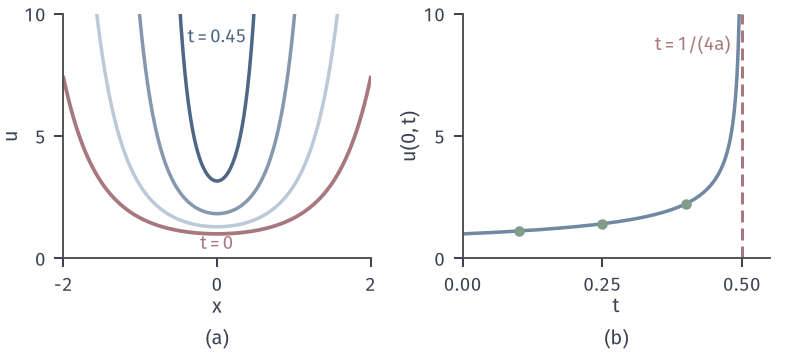

Source code (Python):
from pathlib import Path
import sys
HERE = Path(__file__).resolve().parent
sys.path.insert(0, str(HERE.parent/"heat-common"))
from heat_fig import *
# u0=exp(a x^2), a=1/2: the convolution solution blows up at t=1/(4a)=1/2.
fig, axes = figure(width_mm=112, height_mm=50, ncols=2)
panel(fig, left=.08, wspace=.3, bottom=.27)
a = .5; xx = np.linspace(-2, 2, 500)
U = lambda x, t: (1-4*a*t)**-.5*np.exp(a*x**2/(1-4*a*t))
ax = axes[0]; cc = shades(3)
ax.plot(xx, U(xx, 0), color=RED, lw=1.5)
for t, c in zip((.2, .35, .45), cc): ax.plot(xx, U(xx, t), color=c, lw=1.4)
lab(ax, 0, .35, '$t=0$', RED, ha='center'); lab(ax, 0, 8.8, '$t=0.45$', cc[2], ha='center')
ax.set_xlim(-2, 2); ax.set_ylim(0, 10); ax.set_xticks([-2, 0, 2]); ax.set_yticks([0, 5, 10]); axlab(ax, yl='$u$')
ax = axes[1]; T = np.linspace(0, .4985, 400)
ax.plot(T, (1-4*a*T)**-.5, color=BLUE, lw=1.4); ax.axvline(.5, color=RED, lw=1.2, ls=DASH)
# quadrature check of the closed form
y = np.linspace(-200, 200, 2000001)
chk = [(t, float(np.trapezoid(np.exp(-y**2/(4*t)+a*y**2)/np.sqrt(4*pi*t), y)), float((1-4*a*t)**-.5)) for t in (.1, .25, .4)]
for t, q, c in chk: dot(ax, t, q, GREEN, ms=4.2)
lab(ax, .48, 8.5, '$t=1/(4a)$', RED, ha='right')
ax.set_xlim(0, .55); ax.set_ylim(0, 10); ax.set_xticks([0, .25, .5]); ax.set_yticks([0, 5, 10]); axlab(ax, '$t$', '$u(0,t)$')
tags(fig, axes)
save(fig, HERE, 'figure', {'check': chk}); print(chk)
